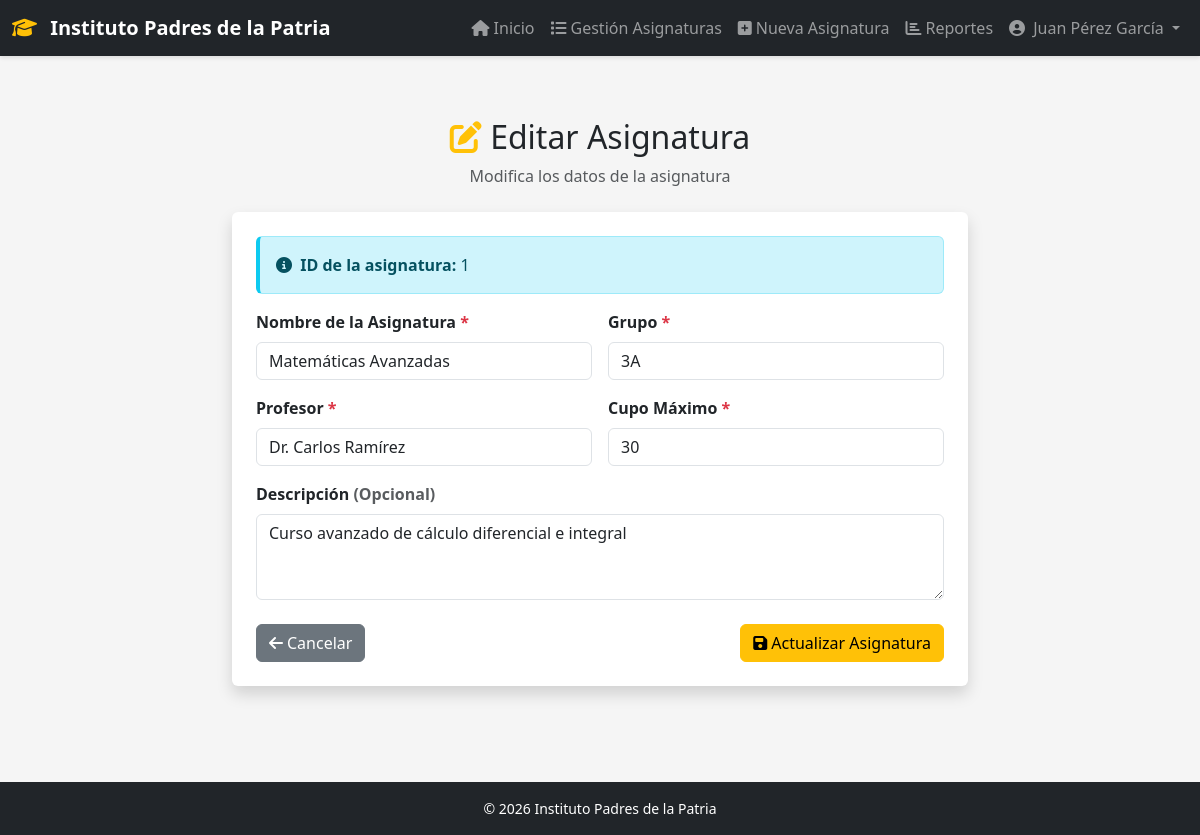
/asignatura-editar.php?id=1 (signed in), run on the app's committed database.
### tables this page shows
CREATE TABLE IF NOT EXISTS asignaturas (
    id INT AUTO_INCREMENT PRIMARY KEY,
    nombre VARCHAR(150) NOT NULL,
    grupo VARCHAR(20) NOT NULL,
    profesor VARCHAR(150) NOT NULL,
    cupo_maximo INT DEFAULT 30,
    descripcion TEXT,
    fecha_creacion DATETIME NOT NULL DEFAULT CURRENT_TIMESTAMP,
    activa TINYINT(1) DEFAULT 1,
    INDEX idx_nombre (nombre),
    INDEX idx_grupo (grupo)
);

### asignatura-editar.php (the view, shortened to what this page needs)
<?php
require_once 'includes/conexion.php';
$id = intval($_GET['id']);
$stmt = $pdo->prepare("SELECT * FROM asignaturas WHERE id = ?");
$stmt->execute([$id]);
$asignatura = $stmt->fetch();
$nombre = $asignatura['nombre'];
$grupo = $asignatura['grupo'];
$profesor = $asignatura['profesor'];
$cupo_maximo = $asignatura['cupo_maximo'];
$descripcion = $asignatura['descripcion'];
?>
<!DOCTYPE html>
<html lang="es">
<head>
    <link href="https://cdn.jsdelivr.net/npm/bootstrap@5.3.2/dist/css/bootstrap.min.css" rel="stylesheet">
    <link rel="stylesheet" href="https://cdnjs.cloudflare.com/ajax/libs/font-awesome/6.4.0/css/all.min.css">
    <link rel="stylesheet" href="css/estilos.css">
</head>
<body>
    <?php include 'includes/navbar.php'; ?>
    <div class="container my-5">
        <div class="row justify-content-center">
            <div class="col-lg-8">
                <div class="text-center mb-4">
                    <h2>
                        <i class="fas fa-edit text-warning"></i>
                        Editar Asignatura
                    </h2>
                    <p class="text-muted">Modifica los datos de la asignatura</p>
                </div>
                <div class="card shadow">
                    <div class="card-body p-4">
                        <form method="POST" action="">
                            <div class="alert alert-info">
                                <i class="fas fa-info-circle me-1"></i>
                                <strong>ID de la asignatura:</strong> <?php echo $id; ?>
                            </div>
                            <div class="row g-3">
                                <div class="col-12 col-md-6">
                                    <label for="nombre" class="form-label">
                                        Nombre de la Asignatura <span class="text-danger">*</span>
                                    </label>
                                    <input type="text"
                                           class="form-control"
                                           id="nombre"
                                           name="nombre"
                                           value="<?php echo htmlspecialchars($nombre); ?>"
                                           required
                                           data-bs-toggle="tooltip"
                                           data-bs-placement="top"
                                           title="Nombre completo de la asignatura o materia">
                                </div>
                                <div class="col-12 col-md-6">
                                    <label for="grupo" class="form-label">
                                        Grupo <span class="text-danger">*</span>
                                    </label>
                                    <input type="text"
                                           class="form-control"
                                           id="grupo"
                                           name="grupo"
                                           value="<?php echo htmlspecialchars($grupo); ?>"
                                           required
                                           data-bs-toggle="tooltip"
                                           data-bs-placement="top"
                                           title="Identificador del grupo (ej: 3A, 2B)">
                                </div>
                                <div class="col-12 col-md-6">
                                    <label for="profesor" class="form-label">
                                        Profesor <span class="text-danger">*</span>
                                    </label>
                                    <input type="text"
                                           class="form-control"
                                           id="profesor"
                                           name="profesor"
                                           value="<?php echo htmlspecialchars($profesor); ?>"
                                           required
                                           data-bs-toggle="tooltip"
                                           data-bs-placement="top"
                                           title="Nombre completo del profesor titular">
                                </div>
                                <div class="col-12 col-md-6">
                                    <label for="cupo_maximo" class="form-label">
                                        Cupo Máximo <span class="text-danger">*</span>
                                    </label>
                                    <input type="number"
                                           class="form-control"
                                           id="cupo_maximo"
                                           name="cupo_maximo"
                                           value="<?php echo $cupo_maximo; ?>"
                                           min="1"
                                           max="100"
                                           required
                                           data-bs-toggle="tooltip"
                                           data-bs-placement="top"
                                           title="Número máximo de estudiantes permitidos (1-100)">
                                </div>
                                <div class="col-12">
                                    <label for="descripcion" class="form-label">
                                        Descripción <span class="text-muted">(Opcional)</span>
                                    </label>
                                    <textarea class="form-control"
                                              id="descripcion"
                                              name="descripcion"
                                              rows="3"
                                              data-bs-toggle="tooltip"
                                              data-bs-placement="top"
                                              title="Breve descripción del contenido de la asignatura"><?php echo htmlspecialchars($descripcion); ?></textarea>
                                </div>
                            </div>
                            <div class="mt-4 d-flex justify-content-between">
                                <a href="consulta-ce.php" class="btn btn-secondary">
                                    <i class="fas fa-arrow-left me-1"></i>Cancelar
                               </a>
                                <button type="submit" class="btn btn-warning">
                                    <i class="fas fa-save me-1"></i>Actualizar Asignatura
                                </button>
                            </div>
                        </form>
                    </div>
                </div>
            </div>
        </div>
    </div>
    <footer class="bg-dark text-white py-3 mt-5">
        <div class="container text-center">
            <p class="mb-0 small">&copy; 2026 Instituto Padres de la Patria</p>
        </div>
    </footer>
</body>
</html>

### css/estilos.css (style rules this page uses)
:root { --primary-color: #0d6efd; --secondary-color: #6c757d; --success-color: #198754; --danger-color: #dc3545; --warning-color: #ffc107; --info-color: #0dcaf0; --dark-color: #212529; --light-color: #f8f9fa; }
body { font-family: 'Segoe UI', Tahoma, Geneva, Verdana, sans-serif; background-color: #f5f5f5; min-height: 100vh; display: flex; flex-direction: column; }
.card { border: none; transition: transform 0.3s ease, box-shadow 0.3s ease; }
.btn { transition: all 0.3s ease; font-weight: 500; }
.form-label { font-weight: 600; color: var(--dark-color); margin-bottom: 0.5rem; }
.alert { border-left: 4px solid; border-radius: 0.375rem; }
.alert-info { border-left-color: var(--info-color); }
footer { margin-top: auto; background-color: var(--dark-color); }
.shadow { box-shadow: 0 .5rem 1rem rgba(0,0,0,.15) !important; }
body { padding-top: 0; }

### data on the page
asignaturas: nombre "Matemáticas Avanzadas", grupo "3A", profesor "Dr. Carlos Ramírez", cupo_maximo "30", descripcion "Curso avanzado de cálculo diferencial e integral"

### other printed values
$nombre_usuario "Juan Pérez García"
$id "1"
